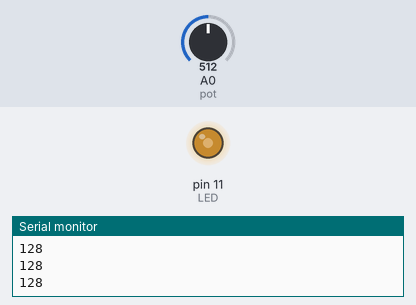
This sketch was run on a simulated Arduino Uno, built with avr-gcc and run on an emulated ATmega328P. Parts: output pins drawn as LEDs (lit = HIGH), the last lines printed to the serial monitor. The inputs (shaded band) are chosen by the test bench; at power-on: A0 (pot) = 512.

Above: at 1.2 s.
1.3 s: A0 (pot) set to 716
At 1.9 s:
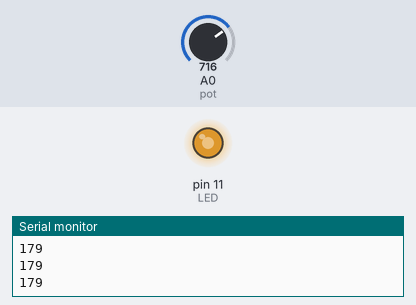
2.8 s: A0 (pot) set to 900
At 3.1 s:
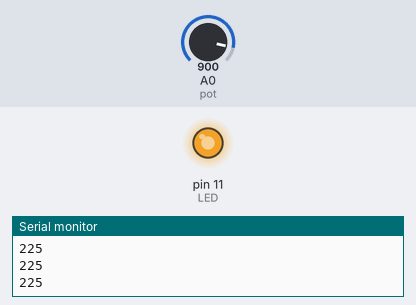
4.3 s: A0 (pot) set to 122
At 5.4 s:
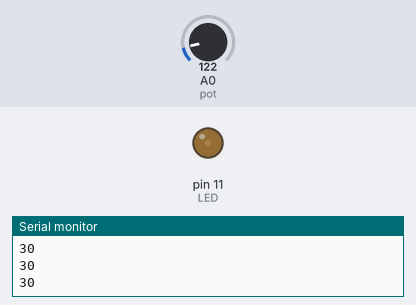
5.8 s: A0 (pot) set to 0
At 6.5 s:
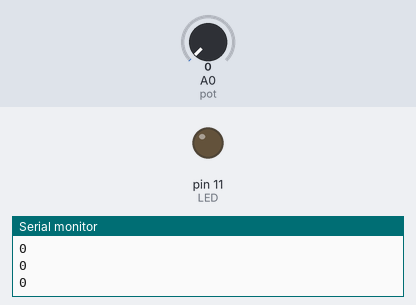
Timing chart, 0 to 8.3 s (numbered marks = the images above; inputs shaded):
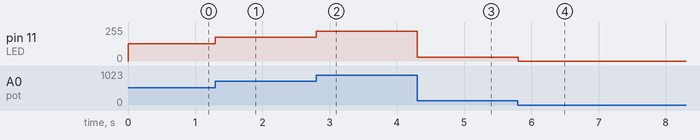

The sketch:

pot.ino
```cpp
const int pot = A0;     //UNO PIN A0 connected to middle pin of potentiometer
const int LED = 11;     //UNO PIN 11 connected to LED

int value;          //declaring variable to store potentiometer value

void setup()
{
  pinMode(LED, OUTPUT); //set LED pin to output
  Serial.begin(9600);   //start serial
}

void loop()
{
  value = analogRead(pot); //read current potentiometer value on PIN A0
  //analogRead returns 10-bit(0-1023), but analogWrite accepts 8-bit(0-255)
  value = value/4;         //divide value by four to be within 0-255 range
  /*
  you can use map() on value instead of dividing by four...
    value = map(value, 0, 1023, 0, 255);
      map() is defined as...
    value = map(value, inputLow, inputHigh, outputLow, outputHigh);
  */
  analogWrite(LED, value);  //set PWM based on value
  Serial.println(value);    //print value to serial monitor
}
```

Measured:
- after the input at 1.3 s, pin 11 (LED): 128/255 → 179/255 at once
- after the input at 2.8 s, pin 11 (LED): 179/255 → 225/255 at once
- after the input at 4.3 s, pin 11 (LED): 225/255 → 30/255 at once
- after the input at 5.8 s, pin 11 (LED): 30/255 → 0/255 at once
